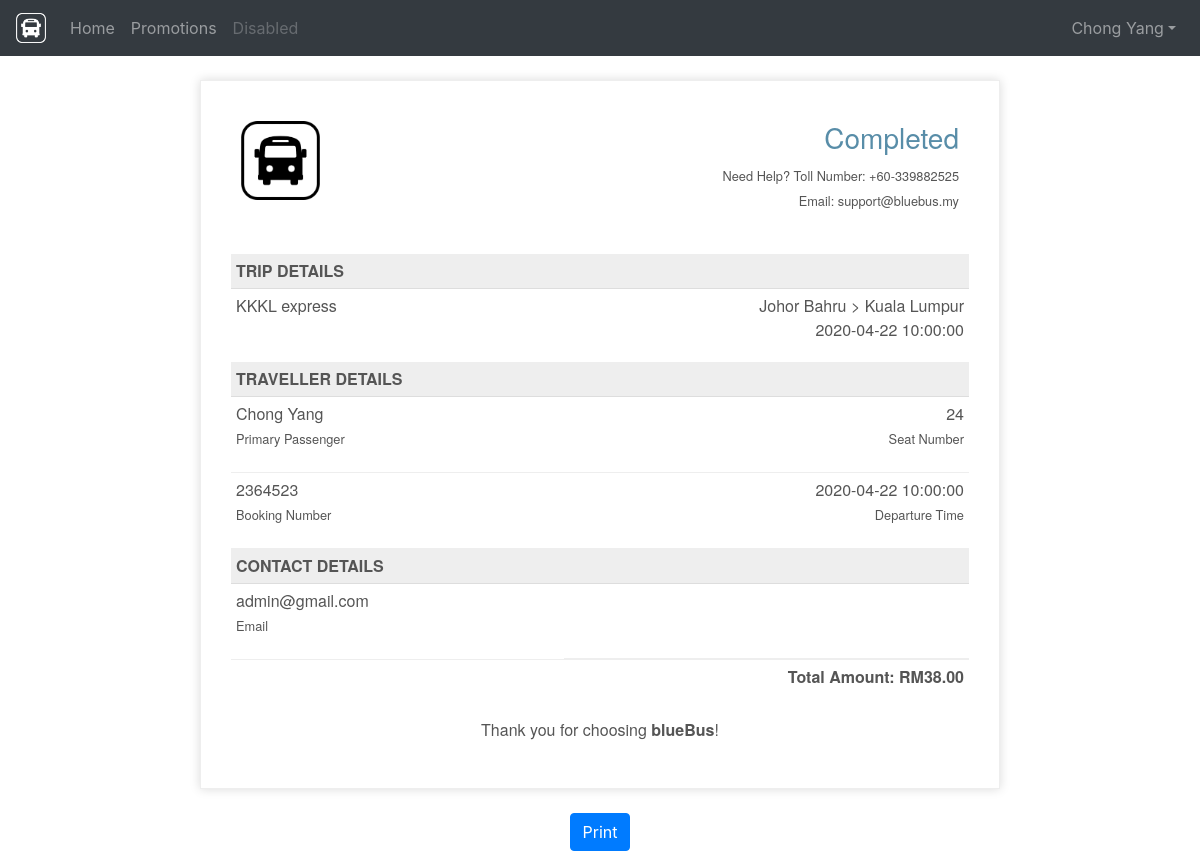
The page /viewbooking.php?bookingno=2364523 (signed in) on the database its author committed.
### tables this page shows
CREATE TABLE account (
  AccountNo int AUTO_INCREMENT NOT NULL PRIMARY KEY,
  FirstName varchar(50) NOT NULL,
  LastName varchar(50) NOT NULL,
  Email varchar(50) NOT NULL,
  Password varchar(50) NOT NULL,
  Gender varchar(50) NOT NULL,
  BirthDate date NOT NULL,
  AccountRole varchar(50) NOT NULL DEFAULT 'User',
  Nationality varchar(50) NOT NULL DEFAULT 'Malaysia',
  PhoneNumber varchar(50) NOT NULL,
  AccountTimestamp timestamp NOT NULL DEFAULT current_timestamp() ON UPDATE current_timestamp()
);

CREATE TABLE booking (
  BookingNo varchar(50) NOT NULL PRIMARY KEY,
  AccountNo int NOT NULL,
  PromoCode varchar(50) NULL,
  ScheduleNo varchar(50) NOT NULL,
  Quantity int NOT NULL DEFAULT 1,
  BusSeat int NOT NULL,
  BusDateTime datetime NOT NULL,
  PaymentNo int NOT NULL,
  BookingStatus varchar(50) NOT NULL DEFAULT 'Completed',
  FOREIGN KEY (AccountNo) REFERENCES account(AccountNo),
  FOREIGN KEY (PromoCode) REFERENCES promo_code(PromoCode),
  FOREIGN KEY (ScheduleNo) REFERENCES bus_schedule(ScheduleNo),
  FOREIGN KEY (PaymentNo) REFERENCES payment(PaymentNo),
  BookingTimestamp timestamp NOT NULL DEFAULT current_timestamp() ON UPDATE current_timestamp()
);

CREATE TABLE bus_schedule (
  ScheduleNo varchar(50) NOT NULL PRIMARY KEY,
  BusNo varchar(50) NOT NULL,
  ScheduleDepart varchar(50) NOT NULL,
  ScheduleArrive varchar(50) NOT NULL,
  ScheduleStartTime TIME NOT NULL,
  ScheduleDuration int(50) NOT NULL,
  TicketPrice float(10) NOT NULL,
  FOREIGN KEY (BusNo) REFERENCES bus(BusNo)
);

### loginheader.php (called while the page is built, shortened)
<?php
    require("db.php");
if(isset($_SESSION['id']))
{
    $sql = "SELECT *,
            YEAR(AccountTimestamp) AS SinceYear,
            DATE(AccountTimestamp) AS SinceDate
            FROM account
            WHERE AccountNo =".$_SESSION['id'];
    $query = mysqli_query($con,$sql);
    $row = mysqli_fetch_array($query);
    if($row)
    {
        $myFirstName = $row['FirstName'];
        $myLastName = $row['LastName'];
    }
}
?>

### invoice.php (the view, shortened to what this page needs)
<?php
    if(isset($_GET['bookingno']))
    {
        $sql = "SELECT *, DATE(BusDateTime) AS ScheduleDate FROM s900_database.booking
        RIGHT JOIN s900_database.bus_schedule ON s900_database.booking.ScheduleNo = s900_database.bus_schedule.ScheduleNo
        RIGHT JOIN s900_database.account ON s900_database.booking.AccountNo = s900_database.account.AccountNo
        WHERE BookingNo = ".$_GET['bookingno'];
        $query = mysqli_query($con,$sql);
        $row = mysqli_fetch_array($query);
        if($row)
        {
            $bookingNo = $row['BookingNo'];
            $bookingDate = $row['BusDateTime'];
            $firstName = $row['FirstName'];
            $lastName = $row['LastName'];
            $email = $row['Email'];
            $quantity = $row['Quantity'];
            $ticketPrice = $row['TicketPrice'];
            $depart = $row['ScheduleDepart'];
            $arrive = $row['ScheduleArrive'];
            $seatNo = $row['BusSeat'];
            $bookingStatus = $row['BookingStatus'];
            $totalamount = number_format((float)$quantity*$ticketPrice, 2, '.', '');
        }
    }
?>
<!doctype html>
<html>
<head>
    <link href="css/invoice.css" rel="stylesheet">
</head>
<body>
    <div class="invoice-box" id="invoice-box">
        <table cellpadding="0" cellspacing="0">
            <tr class="top">
                <td colspan="2">
                    <table>
                        <tr>
                            <td class="title">
                                <img src="images/logo_black.png" style="width:20%; max-width:300px;">
                            </td>
                            <td><?php
      if($bookingStatus == "Completed")
            echo '
            <h3 style="color: #588da8">Completed</h3>
        ';
        else if($bookingStatus == "Cancelled")
        echo '
        <h3 style="color: #d8345f">Cancelled</h3>
    ';
    ?>
                                <p><small>Need Help? Toll Number: +60-339882525<br>Email: support@bluebus.my</small></p>
                            </td>
                        </tr>
                    </table>
                </td>
            </tr>
            <tr class="heading">
                <td>
                    TRIP DETAILS
                </td>
                <td>
                </td>
            </tr>
            <tr class="details">
                <td>
                    KKKL express
                </td>
                <td>
                    <?=$depart." > ".$arrive?>
                    <br>
                    <?=$bookingDate?>
                </td>
            </tr>
            <tr class="heading">
                <td>
                    TRAVELLER DETAILS
                </td>
                <td>
                </td>
            </tr>
            <tr class="item">
                <td>
                    <?=$firstName." ".$lastName?>
                    <p><small>Primary Passenger</small></p>
                </td>
                <td>
                    <?=$seatNo?>
                    <p><small>Seat Number</small></p>
                </td>
            </tr>
            <tr class="item">
                <td>
                    <?=$bookingNo?>
                    <br>
                    <p><small>Booking Number</small></p>
                </td>
                <td>
                    <?=$bookingDate?>
                    <br>
                    <p><small>Departure Time</small></p>
                </td>
            </tr>
            <tr class="heading">
                <td>
                    CONTACT DETAILS
                </td>
                <td>
                </td>
            </tr>
            <tr class="item">
                <td>
                <?=$email?>
                    <p><small>Email</small></p>
                </td>
                <td>
                </td>
            </tr>
            <tr class="total">
                <td></td>
                <td>
                Total Amount: RM<?=$totalamount?>
                </td>
            </tr>
        </table>
        <?php
            if($bookingStatus != "Confirmed")
            {
                echo '<br>';
                echo '<p style="text-align:center;">Thank you for choosing <strong>blueBus</strong>!</p>';
            }
        ?>
    </div>
</body>
</html>

### viewbooking.php (shortened to what this page needs)
<?php
    include('loginheader.php');
?>
<!doctype html>
<html lang="en">
  <head>
    <link rel="stylesheet" href="https://maxcdn.bootstrapcdn.com/bootstrap/4.0.0/css/bootstrap.min.css">
    <link href="css/starter-template.css" rel="stylesheet">
    <link href="https://printjs-4de6.kxcdn.com/print.min.css" rel="stylesheet">
    <link href="https://unpkg.com/aos@2.3.1/dist/aos.css" rel="stylesheet">
  </head>
  <body>
  <header>
      <nav class="navbar navbar-expand-md navbar-dark bg-dark fixed-top">
        <a class="navbar-brand" href="index.php">
    <img src="images/logo_white.png" width="30" height="30" class="d-inline-block align-top" alt="">
  </a>
        <div class="collapse navbar-collapse" id="navbarCollapse">
          <ul class="navbar-nav mr-auto">
            <li class="nav-item">
              <a class="nav-link" href="index.php">Home <span class="sr-only">(current)</span></a>
            </li>
            <li class="nav-item">
              <a class="nav-link" href="#">Promotions</a>
            </li>
            <li class="nav-item">
              <a class="nav-link disabled" href="#">Disabled</a>
            </li>
          </ul>
            <?php
            if(isset($_SESSION['id']))
            {
          echo '<form class="form-inline"><div class="collapse navbar-collapse" id="navbarNavDropdown">
          <ul class="navbar-nav">
            <li class="nav-item dropdown">
              <a class="nav-link dropdown-toggle" href="#" id="navbarDropdownMenuLink" role="button" data-toggle="dropdown" aria-haspopup="true" aria-expanded="false">';
                echo $myFirstName." ".$myLastName;
              echo '</a>
              <div class="dropdown-menu" aria-labelledby="navbarDropdownMenuLink">
                <a class="dropdown-item" href="managebooking.php">Manage Booking</a>
                <a class="dropdown-item" href="setting.php">Setting</a>
                <a class="dropdown-item" href="logout.php">Logout</a>
              </div>
            </li>
          </ul>
        </div></form>';
            }
            else
            {
              echo '<form class="form-inline mt-2 mt-md-0" action="login.php">
              <button type="submit" class="btn btn-outline-warning my-2 my-sm-0">Login</button>
              </form>';
            }
            ?>
        </div>
      </nav>
    </header>
    <main role="main" class="container">
    <div data-aos="fade-up" data-aos-duration="3000">
    <?php include('invoice.php');?>
    <br>
    <div class="col-md-12 text-center">
    <button type="button" class="btn btn-primary" onclick="printJS({ printable: 'invoice-box', type: 'html', css: 'css/invoice.css' })">Print</button>
       </div>
        </div>
    </main>
  </body>
</html>

### css/starter-template.css (style rules this page uses)
body { padding-top: 5rem; }

### css/invoice.css (style rules this page uses)
.invoice-box { max-width: 800px; margin: auto; padding: 30px; border: 1px solid #eee; box-shadow: 0 0 10px rgba(0, 0, 0, .15); font-size: 16px; line-height: 24px; font-family: 'Helvetica Neue', 'Helvetica', Helvetica, Arial, sans-serif; color: #555; }
.invoice-box table { width: 100%; line-height: inherit; text-align: left; }
.invoice-box table td { padding: 5px; vertical-align: top; }
.invoice-box table tr td:nth-child(2) { text-align: right; }
.invoice-box table tr.top table td { padding-bottom: 20px; }
.invoice-box table tr.top table td.title { font-size: 45px; line-height: 45px; color: #333; }
.invoice-box table tr.heading td { background: #eee; border-bottom: 1px solid #ddd; font-weight: bold; }
.invoice-box table tr.details td { padding-bottom: 20px; }
.invoice-box table tr.item td { border-bottom: 1px solid #eee; }
.invoice-box table tr.total td:nth-child(2) { border-top: 2px solid #eee; font-weight: bold; }

### rows shown on the page
account: FirstName "Chong", LastName "Yang"
booking: ScheduleNo.ScheduleDepart "Johor Bahru", ScheduleNo.ScheduleArrive "Kuala Lumpur", BusDateTime "2020-04-22 10:00:00", AccountNo.FirstName "Chong", AccountNo.LastName "Yang", BusSeat "24", BookingNo "2364523", AccountNo.Email "admin@gmail.com", Quantity.TicketPrice "38.00"
